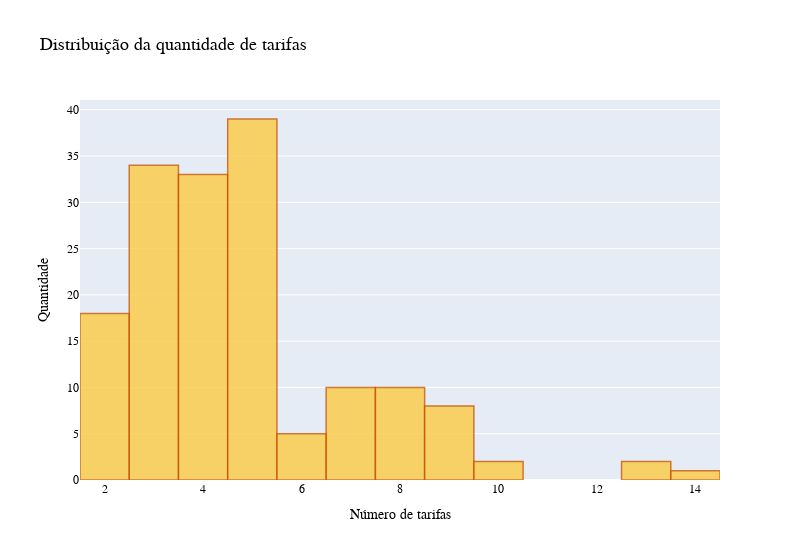

Notebook code for this chart:
### Markdown cell above
Esta coluna já se difere por ser uma lista contendo mais de um dataframe. Vamos aplicar o gráfico usado anteriormente para visualizar a distribuição do número de tarifas.

### Code cell
# Selecionando o dado a ser plotado
# Retorna um pd.Series com o tamanho de cada lista por linha
plot_data = df['tarifas'].apply(lambda x : len(x))
# Plotando com plotly express
px.histogram(
	data_frame=plot_data,	    					# Dado a ser plotado
	title='Distribuição da quantidade de tarifas',	# Título do gráfico
	width=800, opacity=0.8							# Tamanho e alpha da cor
).update_traces(											
	marker_color=SHADES['YELLOW'][3], 				# Customização do layout da barra	
	marker_line_color=SHADES['YELLOW'][6], 
	marker_line_width=1.5,
).update_layout(
	showlegend=False, 								# Esconde a legenda
	xaxis_title='Número de tarifas',				# Renomeia título do eixo x 
	yaxis_title='Quantidade',						# Renomeia título do eixo y 
	**LAYOUT_SPECS									# Customizações do layout
)

### Figure 1 — Plotly figure (JSON) as saved in the notebook; plotly's stock layout.template omitted (floating-point values rounded to 4 significant figures; data arrays with more than 128 entries replaced by an {"elided": "..."} marker saying what was removed)
{"data": [{"alignmentgroup": "True", "bingroup": "x", "hovertemplate": "variable=tarifas<br>value=%{x}<br>count=%{y}<extra></extra>", "legendgroup": "tarifas", "marker": {"color": "#FCCB41", "line": {"color": "#CA5800", "width": 1.5}, "opacity": 0.8, "pattern": {"shape": ""}}, "name": "tarifas", "offsetgroup": "tarifas", "orientation": "v", "showlegend": true, "type": "histogram", "x": {"elided": "162 int values"}, "xaxis": "x", "yaxis": "y"}], "layout": {"barmode": "relative", "hoverlabel": {"font": {"family": "Lato-Regular", "size": 14}}, "legend": {"font": {"color": "#000000", "family": "Lato-Regular", "size": 13}, "title": {"font": {"color": "#000000", "family": "Lato-Bold", "size": 14}, "text": "variable"}, "tracegroupgap": 0}, "showlegend": false, "title": {"font": {"color": "#000000", "family": "Lato-Bold", "size": 18}, "text": "Distribuição da quantidade de tarifas"}, "width": 800, "xaxis": {"anchor": "y", "domain": [0, 1], "tickfont": {"color": "#000000", "family": "Lato-Regular", "size": 12}, "title": {"font": {"color": "#000000", "family": "Lato-Italic", "size": 14}, "text": "Número de tarifas"}}, "yaxis": {"anchor": "x", "domain": [0, 1], "tickfont": {"color": "#000000", "family": "Lato-Regular", "size": 12}, "title": {"font": {"color": "#000000", "family": "Lato-Italic", "size": 14}, "text": "Quantidade"}}}}
